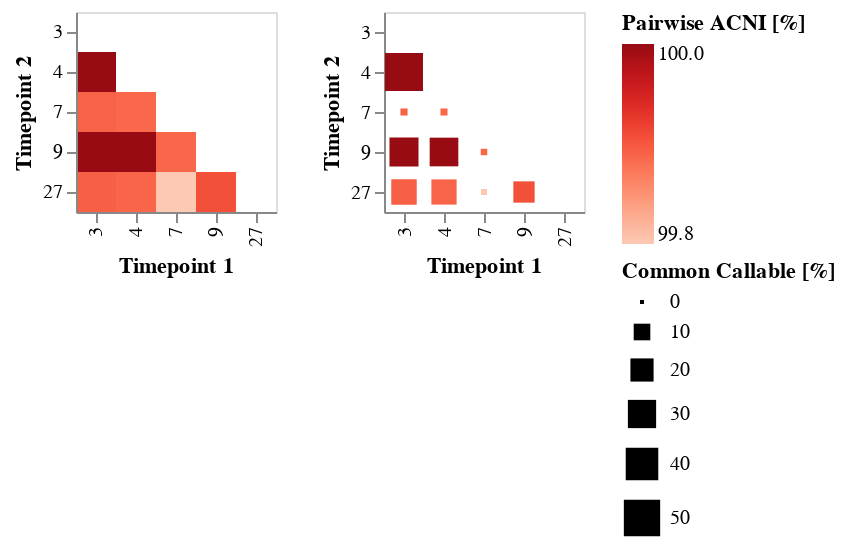

Notebook code for this chart:
### Markdown cell above
## Strain 118UI comparison

### Code cell
samples_with_118ui = straingst_data.loc[(slice(None), '118UI'), :].index.unique(level=0)
strain_118ui = compare_min_05_callable.loc[(samples_with_118ui, samples_with_118ui, '118UI'), :].copy().reset_index().set_index(['tp1', 'tp2'])
samples_pass = set(strain_118ui[strain_118ui['commonPct'] > 0.5]['sample1'].unique())
samples_pass.update(strain_118ui[strain_118ui['commonPct'] > 0.5]['sample2'].unique())
tps = list(sorted(map(timepoint.get, samples_pass), key=lambda e: int(e[2:])))

scale = alt.Scale(domain=tps)

base = alt.Chart(strain_118ui.reset_index()).encode(
    x=alt.X('tp1:O', scale=scale, axis=alt.Axis(title="Timepoint 1", labelExpr='replace(datum.label, "TP", "")'),
            sort=alt.EncodingSortField(field='tp1:O', order='ascending')),
    y=alt.Y('tp2:O', scale=scale, axis=alt.Axis(title="Timepoint 2", labelExpr='replace(datum.label, "TP", "")'),
            sort=alt.EncodingSortField(field='tp2:O', order='ascending')),
    color=alt.Color('singleAgreePct', scale=alt.Scale(scheme="Reds"),
                    legend=alt.Legend(title="Pairwise ACNI [%]")),
    tooltip=['singleAgreePct']
)

heatmap_acni = base.mark_rect()
heatmap_acni_sized = base.mark_square(opacity=1.0).encode(size=alt.Size('commonPct:Q', title="Common Callable [%]"))

display(heatmap_acni | heatmap_acni_sized)

strain_118ui_upper = strain_118ui.copy().reset_index()
tmp = strain_118ui_upper['tp1'].copy()

strain_118ui_upper['tp1'] = strain_118ui_upper['tp2']
strain_118ui_upper['tp2'] = tmp

strain_118ui_upper = strain_118ui_upper.sort_values('tp1')

heatmap_gaps = alt.Chart(strain_118ui_upper).mark_square(opacity=1.0).encode(
    x=alt.X('tp1:O', scale=scale, axis=alt.Axis(title="Timepoint 1", labelExpr='replace(datum.label, "TP", "")'),
            sort=alt.EncodingSortField(field='tp1:O', order='ascending')),
    y=alt.Y('tp2:O', scale=scale, axis=alt.Axis(title="Timepoint 2", labelExpr='replace(datum.label, "TP", "")'),
            sort=alt.EncodingSortField(field='tp2:O', order='ascending')),
    color=alt.Color('gapJaccardSim', scale=alt.Scale(domain=(0.91, 1.0), scheme="Blues"),
                    legend=alt.Legend(title="Gap Similarity")),
    size='commonPct:Q',
)

# chart = heatmap_acni + heatmap_gaps
# chart.resolve_scale(color='independent')

### Figure 1 — Vega-Lite specification as saved in the notebook (floating-point values rounded to 4 significant figures)
{"config": {"view": {"continuousWidth": 400, "continuousHeight": 300}}, "hconcat": [{"mark": "rect", "encoding": {"color": {"type": "quantitative", "field": "singleAgreePct", "legend": {"title": "Pairwise ACNI [%]"}, "scale": {"scheme": "Reds"}}, "x": {"type": "ordinal", "axis": {"labelExpr": "replace(datum.label, \"TP\", \"\")", "title": "Timepoint 1"}, "field": "tp1", "scale": {"domain": ["TP3", "TP4", "TP7", "TP9", "TP27"]}, "sort": {"field": "tp1:O", "order": "ascending"}}, "y": {"type": "ordinal", "axis": {"labelExpr": "replace(datum.label, \"TP\", \"\")", "title": "Timepoint 2"}, "field": "tp2", "scale": {"domain": ["TP3", "TP4", "TP7", "TP9", "TP27"]}, "sort": {"field": "tp2:O", "order": "ascending"}}}}, {"mark": {"type": "square", "opacity": 1.0}, "encoding": {"color": {"type": "quantitative", "field": "singleAgreePct", "legend": {"title": "Pairwise ACNI [%]"}, "scale": {"scheme": "Reds"}}, "size": {"type": "quantitative", "field": "commonPct", "title": "Common Callable [%]"}, "x": {"type": "ordinal", "axis": {"labelExpr": "replace(datum.label, \"TP\", \"\")", "title": "Timepoint 1"}, "field": "tp1", "scale": {"domain": ["TP3", "TP4", "TP7", "TP9", "TP27"]}, "sort": {"field": "tp1:O", "order": "ascending"}}, "y": {"type": "ordinal", "axis": {"labelExpr": "replace(datum.label, \"TP\", \"\")", "title": "Timepoint 2"}, "field": "tp2", "scale": {"domain": ["TP3", "TP4", "TP7", "TP9", "TP27"]}, "sort": {"field": "tp2:O", "order": "ascending"}}}}], "data": {"name": "data-db91f687f31727c7e1dfa803bf6c7080"}, "$schema": "https://vega.github.io/schema/vega-lite/v4.8.1.json", "datasets": {"data-db91f687f31727c7e1dfa803bf6c7080": [{"tp1": "TP3", "tp2": "TP4", "sample1": "LS_8_7_2012", "sample2": "LS_11_6_2012", "ref": "118UI", "scaffold": "NZ_CP032515.1", "length": 5205677, "common": 2851813, "commonPct": 54.78, "single": 2851690, "singlePct": 100.0, "singleAgree": 2851688, "singleAgreePct": 100.0, "sharedAlleles": 2851811, "sharedAllelesPct": 100.0, "variants": 1641, "variantPct": 0.0575, "commonVariant": 1639, "commonVariantPct": 99.88, "variantExact": 1557, "variantExactPct": 94.88, "AnotB": 43, "AnotBpct": 2.62, "AnotBweak": 21, "AnotBweakPct": 1.28, "BnotA": 32, "BnotApct": 1.95, "BnotAweak": 23, "BnotAweakPct": 1.402, "Agaps": 399664, "AsharedGaps": 383521, "AgapPct": 95.96, "Bgaps": 463211, "BsharedGaps": 430225, "BgapPct": 92.88, "gapJaccardSim": 0.9708, "straingst_present": true, "straingst_differs": false, "midas_undetected": false, "enough_cov": true, "orig_ref": "118UI"}, {"tp1": "TP3", "tp2": "TP7", "sample1": "LS_8_7_2012", "sample2": "LS_2_25_2013", "ref": "118UI", "scaffold": "NZ_CP032515.1", "length": 5205677, "common": 68822, "commonPct": 1.322, "single": 68822, "singlePct": 100.0, "singleAgree": 68747, "singleAgreePct": 99.89, "sharedAlleles": 68747, "sharedAllelesPct": 99.89, "variants": 94, "variantPct": 0.1366, "commonVariant": 19, "commonVariantPct": 20.21, "variantExact": 19, "variantExactPct": 20.21, "AnotB": 2, "AnotBpct": 2.128, "AnotBweak": 1, "AnotBweakPct": 1.064, "BnotA": 74, "BnotApct": 78.72, "BnotAweak": 72, "BnotAweakPct": 76.6, "Agaps": 399664, "AsharedGaps": 239738, "AgapPct": 59.98, "Bgaps": 367230, "BsharedGaps": 288713, "BgapPct": 78.62, "gapJaccardSim": 0.959, "straingst_present": true, "straingst_differs": false, "midas_undetected": true, "enough_cov": true, "orig_ref": "118UI"}, {"tp1": "TP3", "tp2": "TP9", "sample1": "LS_8_7_2012", "sample2": "LS_4_7_2013", "ref": "118UI", "scaffold": "NZ_CP032515.1", "length": 5205677, "common": 1649936, "commonPct": 31.69, "single": 1649872, "singlePct": 100.0, "singleAgree": 1649858, "singleAgreePct": 100.0, "sharedAlleles": 1649922, "sharedAllelesPct": 100.0, "variants": 414, "variantPct": 0.0251, "commonVariant": 400, "commonVariantPct": 96.62, "variantExact": 336, "variantExactPct": 81.16, "AnotB": 19, "AnotBpct": 4.589, "AnotBweak": 15, "AnotBweakPct": 3.623, "BnotA": 53, "BnotApct": 12.8, "BnotAweak": 49, "BnotAweakPct": 11.84, "Agaps": 399664, "AsharedGaps": 271729, "AgapPct": 67.99, "Bgaps": 313407, "BsharedGaps": 271693, "BgapPct": 86.69, "gapJaccardSim": 0.955, "straingst_present": true, "straingst_differs": false, "midas_undetected": true, "enough_cov": true, "orig_ref": "118UI"}, {"tp1": "TP3", "tp2": "TP27", "sample1": "LS_8_7_2012", "sample2": "LS_12_7_2014", "ref": "118UI", "scaffold": "NZ_CP032515.1", "length": 5205677, "common": 1266694, "commonPct": 24.33, "single": 1266663, "singlePct": 100.0, "singleAgree": 1265299, "singleAgreePct": 99.89, "sharedAlleles": 1265330, "sharedAllelesPct": 99.89, "variants": 1491, "variantPct": 0.1177, "commonVariant": 127, "commonVariantPct": 8.518, "variantExact": 97, "variantExactPct": 6.506, "AnotB": 316, "AnotBpct": 21.19, "AnotBweak": 307, "AnotBweakPct": 20.59, "BnotA": 1077, "BnotApct": 72.23, "BnotAweak": 1060, "BnotAweakPct": 71.09, "Agaps": 399664, "AsharedGaps": 150254, "AgapPct": 37.6, "Bgaps": 340445, "BsharedGaps": 159313, "BgapPct": 46.8, "gapJaccardSim": 0.9141, "straingst_present": true, "straingst_differs": false, "midas_undetected": true, "enough_cov": true, "orig_ref": "118UI"}, {"tp1": "TP4", "tp2": "TP7", "sample1": "LS_11_6_2012", "sample2": "LS_2_25_2013", "ref": "118UI", "scaffold": "NZ_CP032515.1", "length": 5205677, "common": 66923, "commonPct": 1.286, "single": 66923, "singlePct": 100.0, "singleAgree": 66847, "singleAgreePct": 99.89, "sharedAlleles": 66847, "sharedAllelesPct": 99.89, "variants": 95, "variantPct": 0.142, "commonVariant": 19, "commonVariantPct": 20.0, "variantExact": 19, "variantExactPct": 20.0, "AnotB": 2, "AnotBpct": 2.105, "AnotBweak": 1, "AnotBweakPct": 1.053, "BnotA": 75, "BnotApct": 78.95, "BnotAweak": 71, "BnotAweakPct": 74.74, "Agaps": 463211, "AsharedGaps": 241889, "AgapPct": 52.22, "Bgaps": 367230, "BsharedGaps": 288713, "BgapPct": 78.62, "gapJaccardSim": 0.9219, "straingst_present": true, "straingst_differs": false, "midas_undetected": true, "enough_cov": true, "orig_ref": "118UI"}, {"tp1": "TP4", "tp2": "TP9", "sample1": "LS_11_6_2012", "sample2": "LS_4_7_2013", "ref": "118UI", "scaffold": "NZ_CP032515.1", "length": 5205677, "common": 1609249, "commonPct": 30.91, "single": 1609191, "singlePct": 100.0, "singleAgree": 1609176, "singleAgreePct": 100.0, "sharedAlleles": 1609234, "sharedAllelesPct": 100.0, "variants": 405, "variantPct": 0.0252, "commonVariant": 390, "commonVariantPct": 96.3, "variantExact": 332, "variantExactPct": 81.98, "AnotB": 13, "AnotBpct": 3.21, "AnotBweak": 9, "AnotBweakPct": 2.222, "BnotA": 54, "BnotApct": 13.33, "BnotAweak": 51, "BnotAweakPct": 12.59, "Agaps": 463211, "AsharedGaps": 249360, "AgapPct": 53.83, "Bgaps": 313407, "BsharedGaps": 264555, "BgapPct": 84.41, "gapJaccardSim": 0.9349, "straingst_present": true, "straingst_differs": false, "midas_undetected": true, "enough_cov": true, "orig_ref": "118UI"}, {"tp1": "TP4", "tp2": "TP27", "sample1": "LS_11_6_2012", "sample2": "LS_12_7_2014", "ref": "118UI", "scaffold": "NZ_CP032515.1", "length": 5205677, "common": 1241377, "commonPct": 23.85, "single": 1241346, "singlePct": 100.0, "singleAgree": 1239964, "singleAgreePct": 99.89, "sharedAlleles": 1239995, "sharedAllelesPct": 99.89, "variants": 1520, "variantPct": 0.1224, "commonVariant": 138, "commonVariantPct": 9.079, "variantExact": 108, "variantExactPct": 7.105, "AnotB": 362, "AnotBpct": 23.82, "AnotBweak": 349, "AnotBweakPct": 22.96, "BnotA": 1050, "BnotApct": 69.08, "BnotAweak": 1017, "BnotAweakPct": 66.91, "Agaps": 463211, "AsharedGaps": 216126, "AgapPct": 46.66, "Bgaps": 340445, "BsharedGaps": 189281, "BgapPct": 55.6, "gapJaccardSim": 0.911, "straingst_present": true, "straingst_differs": false, "midas_undetected": true, "enough_cov": true, "orig_ref": "118UI"}, {"tp1": "TP7", "tp2": "TP9", "sample1": "LS_2_25_2013", "sample2": "LS_4_7_2013", "ref": "118UI", "scaffold": "NZ_CP032515.1", "length": 5205677, "common": 52301, "commonPct": 1.005, "single": 52300, "singlePct": 100.0, "singleAgree": 52241, "singleAgreePct": 99.89, "sharedAlleles": 52242, "sharedAllelesPct": 99.89, "variants": 79, "variantPct": 0.151, "commonVariant": 20, "commonVariantPct": 25.32, "variantExact": 19, "variantExactPct": 24.05, "AnotB": 58, "AnotBpct": 73.42, "AnotBweak": 57, "AnotBweakPct": 72.15, "BnotA": 3, "BnotApct": 3.797, "BnotAweak": 2, "BnotAweakPct": 2.532, "Agaps": 367230, "AsharedGaps": 343901, "AgapPct": 93.65, "Bgaps": 313407, "BsharedGaps": 279596, "BgapPct": 89.21, "gapJaccardSim": 0.9674, "straingst_present": true, "straingst_differs": false, "midas_undetected": true, "enough_cov": true, "orig_ref": "118UI"}, {"tp1": "TP7", "tp2": "TP27", "sample1": "LS_2_25_2013", "sample2": "LS_12_7_2014", "ref": "118UI", "scaffold": "NZ_CP032515.1", "length": 5205677, "common": 40466, "commonPct": 0.7773, "single": 40466, "singlePct": 100.0, "singleAgree": 40385, "singleAgreePct": 99.8, "sharedAlleles": 40385, "sharedAllelesPct": 99.8, "variants": 81, "variantPct": 0.2002, "commonVariant": 0, "commonVariantPct": 0.0, "variantExact": 0, "variantExactPct": 0.0, "AnotB": 43, "AnotBpct": 53.09, "AnotBweak": 43, "AnotBweakPct": 53.09, "BnotA": 38, "BnotApct": 46.91, "BnotAweak": 38, "BnotAweakPct": 46.91, "Agaps": 367230, "AsharedGaps": 233361, "AgapPct": 63.55, "Bgaps": 340445, "BsharedGaps": 183970, "BgapPct": 54.04, "gapJaccardSim": 0.9299, "straingst_present": true, "straingst_differs": false, "midas_undetected": true, "enough_cov": true, "orig_ref": "118UI"}, {"tp1": "TP9", "tp2": "TP27", "sample1": "LS_4_7_2013", "sample2": "LS_12_7_2014", "ref": "118UI", "scaffold": "NZ_CP032515.1", "length": 5205677, "common": 873576, "commonPct": 16.78, "single": 873539, "singlePct": 100.0, "singleAgree": 872715, "singleAgreePct": 99.91, "sharedAlleles": 872752, "sharedAllelesPct": 99.91, "variants": 902, "variantPct": 0.1033, "commonVariant": 78, "commonVariantPct": 8.648, "variantExact": 41, "variantExactPct": 4.545, "AnotB": 145, "AnotBpct": 16.08, "AnotBweak": 140, "AnotBweakPct": 15.52, "BnotA": 716, "BnotApct": 79.38, "BnotAweak": 714, "BnotAweakPct": 79.16, "Agaps": 313407, "AsharedGaps": 177441, "AgapPct": 56.62, "Bgaps": 340445, "BsharedGaps": 161885, "BgapPct": 47.55, "gapJaccardSim": 0.93, "straingst_present": true, "straingst_differs": false, "midas_undetected": true, "enough_cov": true, "orig_ref": "118UI"}]}}
